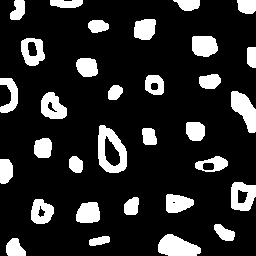
#> input picture contador-objetos/bolhas.png, 256 x 256 px
$ python main.py
#> lines starting #> are read from the running program, lines starting #| are printed output that depends on the picture; after the words box and inside, x2 and y2 are one past the last pixel; in counts of white or black regions, pixels touching at a corner belong together
import cv2
import numpy as np
import time

# funcao que veririca se um dado pixel já está na fila
def verifica(fila_x, fila_y, x, y):

    for i in range(0, len(fila_x) - 1):
        if fila_x[i] == x and fila_y[i] == y:
            return True
    return False

def floodfill(seed_x, seed_y, rotulo):

    value = img[seed_x, seed_y]

    fila_x = [seed_x]
    fila_y = [seed_y]

    while len(fila_x) > 0:
        # verifica os 4-vizinhos
        if seed_x < img.shape[0] - 1:
            if img[seed_x + 1, seed_y] == value:
                r = verifica(fila_x, fila_y, seed_x+1, seed_y)
                if r == False:
                    fila_x.append(seed_x + 1)
                    fila_y.append(seed_y)

        if seed_y < img.shape[0] - 1:
            if img[seed_x, seed_y + 1] == value:
                r = verifica(fila_x, fila_y, seed_x, seed_y+1)
                if r == False:
                    fila_x.append(seed_x)
                    fila_y.append(seed_y + 1)

        if seed_x > 0:
            if img[seed_x - 1, seed_y] == value:
                r = verifica(fila_x, fila_y, seed_x-1, seed_y)
                if r == False:
                    fila_x.append(seed_x - 1)
                    fila_y.append(seed_y)

        if seed_y > 0:
            if img[seed_x, seed_y - 1] == value:
                r = verifica(fila_x, fila_y, seed_x, seed_y-1)
                if r == False:
                    fila_x.append(seed_x)
                    fila_y.append(seed_y - 1)

        # atualiza o proximo elemento da fila
        img[seed_x, seed_y] = rotulo

        # remove o pixel da fila
        fila_x.pop(0)
        fila_y.pop(0)

        # verifica se ainda há pixels na fila
        if len(fila_x) > 0:
            seed_x = fila_x[0]
            seed_y = fila_y[0]

def define_region():

    # transforma todo o fundo para tom de cinza 2
    floodfill(0, 0, 2)

    # inicia contador
    cont_buraco = 0

    for i in range(0, x):
        for j in range(0, y):
            #verifica se um pixel com tom de cinza zer tem vizinho a esquerda diferente do tom de fundo
            if img[i, j] == 0 and img[i, j-1] != 2:
                floodfill(i, j - 1, 2)
                floodfill(i, j, 2)
                cont_buraco += 1

    cv2.imshow("imagem", img)
    cv2.waitKey()

    return cont_buraco

# Load Image
img = cv2.imread('bolhas.png', 0)
#> img: shape (256, 256); 16.5% white; 32 white regions, largest, box (x1, y1, x2, y2) and area: (98, 125, 127, 173) 789, (158, 234, 201, 256) 669, (231, 91, 256, 133) 613

# Set limits of image
x = img.shape[0] - 1
#> x = 255
y = img.shape[1] - 1
#> y = 255

# Set number of regions
num_region = 0

# -- Remove regions in the border

# Regions on the rows
for i in range(0, x):
    if img[i, 0] == 255:
        floodfill(i, 0, 0)
    if img[i, y] == 255:
        floodfill(i, y, 0)
#> this loop made 255 passes

# Regions on the columns
for j in range(0, y):
    if img[0, j] == 255:
        floodfill(0, j, 0)
    if img[x, j] == 255:
        floodfill(x, j, 0)

cv2.imwrite("imagem_sem_borda.png", img)
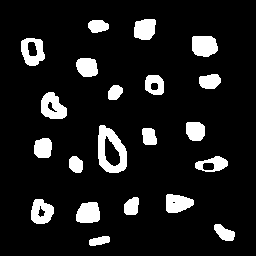
#> saved as imagem_sem_borda.png: shape (256, 256); 10.7% white; 21 white regions, largest, box (x1, y1, x2, y2) and area: (98, 125, 127, 173) 789, (41, 92, 67, 119) 481, (192, 36, 218, 57) 467

for i in range(0, x):
    for j in range(0, y):
        if img[i, j] == 255:
            num_region += 1
            floodfill(i, j, num_region * 10)
#> after the loop, num_region = 21

cv2.imwrite("imagem_rotulada.png", img)
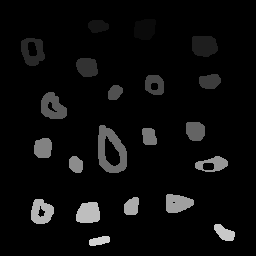
#> saved as imagem_rotulada.png: shape (256, 256); min 0, max 210, mean 11.3

num_region_hole = define_region()
#> the loop in define_region, `for i in range(0, x):` made 255 passes
#> in define_region, `cv2.imshow("imagem", img)`:
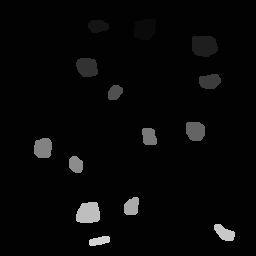
#> window 'imagem': shape (256, 256); min 2, max 210, mean 7.8
#> num_region_hole = 7

print("Numero de regiões: \n", num_region)
#| Numero de regiões:
#|  21
print("Numero de regiões com buraco: \n", num_region_hole)
#| Numero de regiões com buraco:
#|  7
